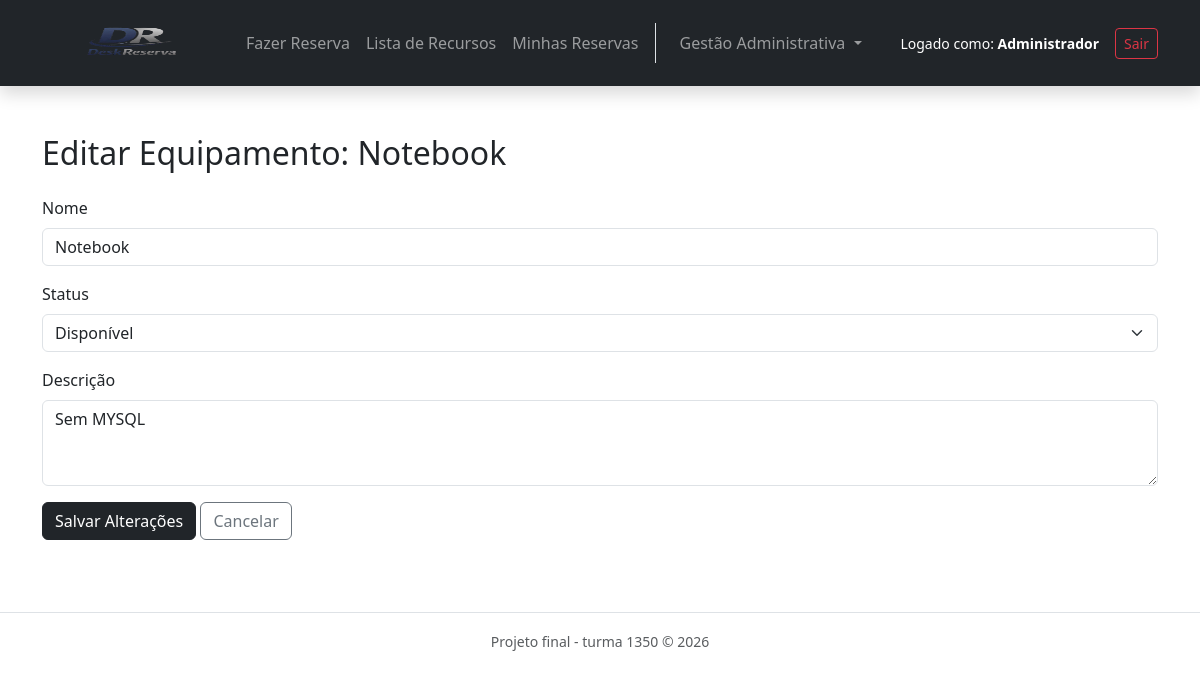
Page /index.php?route=equipment_edit&id=3 (signed in) on the committed database.
### tables this page shows
CREATE TABLE `equipment` (
  `equip_id` int(11) NOT NULL,
  `name` varchar(100) NOT NULL,
  `description` varchar(100) NOT NULL,
  `equip_status` enum('disp','ndisp','manu') DEFAULT 'disp',
  `image` longblob DEFAULT NULL,
  `created_at` timestamp NOT NULL DEFAULT current_timestamp()
);

### controllers/EquipmentController.php (called while the page is built, shortened)
<?php
class EquipmentController
{
    public function edit()
    {
        $id = $_GET['id'] ?? null;
        $database = new Database();
        $db = $database->getConnection();
        $model = new Equipment($db);
        $equipment = $model->getById($id);
        render_view('edit_equipment', ['equipment' => $equipment]);
    }
}

### classes/Equipment.php (called while the page is built, shortened)
<?php
class Equipment
{
    private $conn;
    private $table_name = "equipment";
    public function __construct($db)
    {
        $this->conn = $db;
    }
    public function getById($id)
    {
        $query = "SELECT * FROM " . $this->table_name . " WHERE equip_id = ?";
        $stmt = $this->conn->prepare($query);
        $stmt->bind_param("i", $id);
        $stmt->execute();
        return $stmt->get_result()->fetch_assoc();
    }
}

### views/edit_equipment.php (the view, shortened to what this page needs)
<div class="container py-4">
    <h2 class="mb-4">Editar Equipamento: <?= e($equipment['name']) ?></h2>
    <form action="<?= BASE_URL ?>/index.php?route=equipment_update&id=<?= $equipment['equip_id'] ?>" method="POST">
        <div class="mb-3">
            <label class="form-label">Nome</label>
            <input type="text" name="name" class="form-control" value="<?= e($equipment['name']) ?>" required>
        </div>
        <div class="mb-3">
            <label class="form-label">Status</label>
            <select name="status" class="form-select">
                <option value="disp" <?= $equipment['equip_status'] == 'disp' ? 'selected' : '' ?>>Disponível</option>
            </select>
        </div>
        <div class="mb-3">
            <label class="form-label">Descrição</label>
            <textarea name="description" class="form-control" rows="3"><?= e($equipment['description']) ?></textarea>
        </div>
        <button type="submit" class="btn btn-dark">Salvar Alterações</button>
        <a href="<?= BASE_URL ?>/index.php?route=list" class="btn btn-outline-secondary">Cancelar</a>
    </form>
</div>

### rows in the picture
equipment: name "Notebook", status "Disponível", description "Sem MYSQL"

### other values in the picture
$_SESSION['user']['name'] "Administrador"
